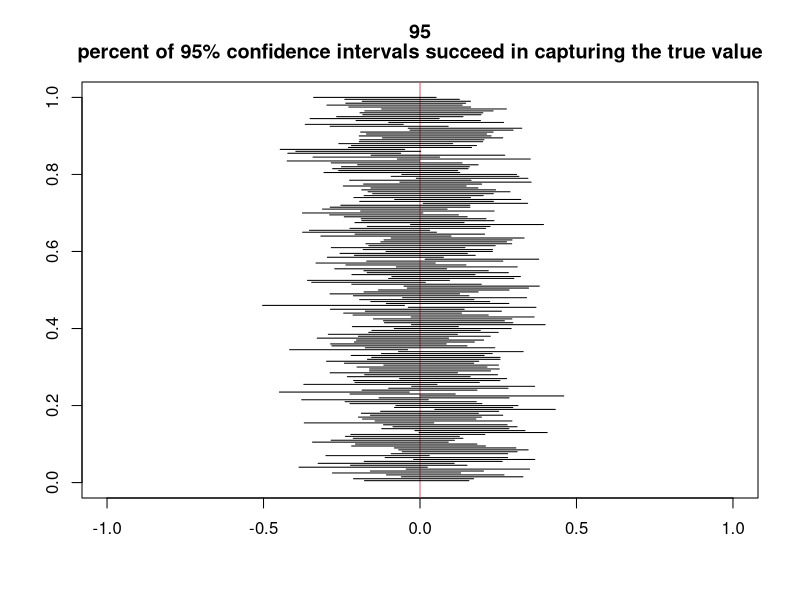

Write the R code that produced this figure.
x11()
plot(runif(10), runif(10), 
     xlim=c(-1, 1), ylim=c(0,1), 
     axes=T, #Don't plot the axis 
     type="n",  #hide the points
     ylab="", xlab="") #No axis labels
abline(v = 0, col = 2)
success <- 0
for (i in 1:200){
  sample_i <- rnorm(100)
  mean_i <- mean(sample_i)
  lower <- sd(sample_i) * qt(0.025,99)/10 + mean_i
  upper <- sd(sample_i) * qt(0.975,99)/10 + mean_i
  if(0 > lower & 0 < upper)
    success <- success + 1
  segments(lower,i/200,upper,i/200)
  Sys.sleep(0.05)
}
title(c(success/2, 'percent of 95% confidence intervals succeed in capturing the true value'))

